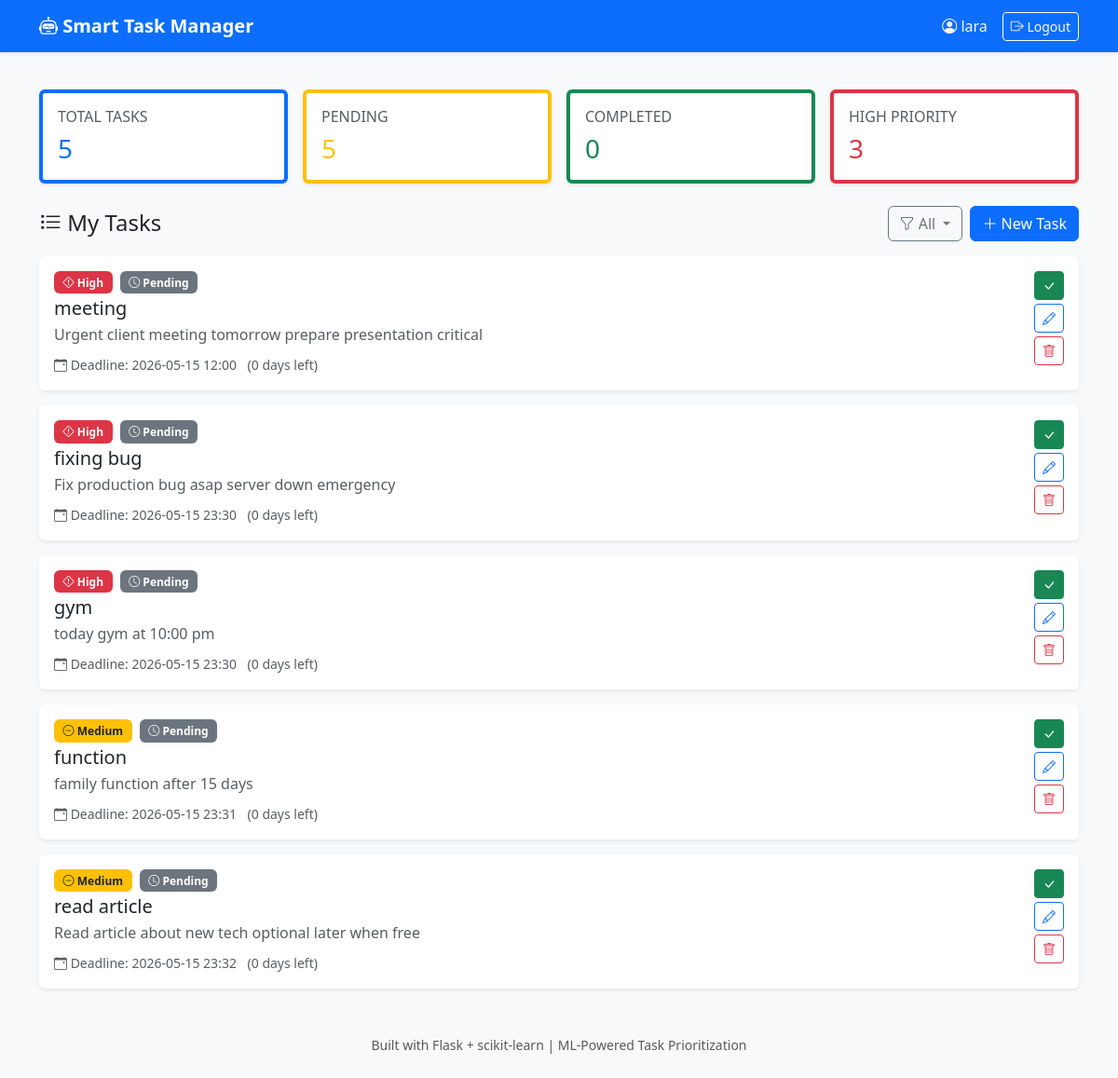
The page /dashboard (signed in) on the database its author committed.
### app.py (models this page shows, shortened)
class User(UserMixin, db.Model):
    id = db.Column(db.Integer, primary_key=True)           # Unique ID
    username = db.Column(db.String(80), unique=True, nullable=False)  # Login name
    email = db.Column(db.String(120), unique=True, nullable=False)    # Email address
    password_hash = db.Column(db.String(200), nullable=False)         # Encrypted password
    tasks = db.relationship('Task', backref='owner', lazy=True, cascade='all, delete-orphan')

class Task(db.Model):
    id = db.Column(db.Integer, primary_key=True)
    title = db.Column(db.String(100), nullable=False)        # Task name
    description = db.Column(db.Text, nullable=False)         # Task details (used by ML)
    priority = db.Column(db.Integer, nullable=False, default=2)  # 1=Low, 2=Medium, 3=High
    deadline = db.Column(db.DateTime, nullable=False)          # Due date
    status = db.Column(db.String(20), default='pending')     # pending or completed
    created_at = db.Column(db.DateTime, default=datetime.utcnow)  # Auto-set timestamp
    user_id = db.Column(db.Integer, db.ForeignKey('user.id'), nullable=False)  # Owner
    def is_overdue(self):
        return datetime.utcnow() > self.deadline and self.status == 'pending'
    def days_until_deadline(self):
        delta = self.deadline - datetime.utcnow()
        return delta.days

### app.py (the view)
@app.route('/dashboard')
@login_required
def dashboard():
    status_filter = request.args.get('status', 'all')
    query = Task.query.filter_by(user_id=current_user.id)
    if status_filter == 'pending':
        query = query.filter_by(status='pending')
    elif status_filter == 'completed':
        query = query.filter_by(status='completed')
    tasks = query.order_by(Task.priority.desc(), Task.deadline.asc()).all()
    total_tasks = Task.query.filter_by(user_id=current_user.id).count()
    pending_tasks = Task.query.filter_by(user_id=current_user.id, status='pending').count()
    completed_tasks = Task.query.filter_by(user_id=current_user.id, status='completed').count()
    high_priority = Task.query.filter_by(user_id=current_user.id, status='pending', priority=3).count()
    return render_template('dashboard.html',
                         tasks=tasks,
                         total=total_tasks,
                         pending=pending_tasks,
                         completed=completed_tasks,
                         high_priority=high_priority,
                         filter=status_filter)

### app.py (called while the page is built)
@login_manager.user_loader
def load_user(user_id):
    return User.query.get(int(user_id))

### templates/dashboard.html (shortened to what this page needs)
{% extends "base.html" %}
{% block content %}
<div class="row g-3 mb-4">
    <div class="col-md-3 col-6">
        <div class="card border-primary border-start border-4 shadow-sm">
            <div class="card-body">
                <h6 class="text-muted text-uppercase">Total Tasks</h6>
                <h3 class="mb-0 text-primary">{{ total }}</h3>
            </div>
        </div>
    </div>
    <div class="col-md-3 col-6">
        <div class="card border-warning border-start border-4 shadow-sm">
            <div class="card-body">
                <h6 class="text-muted text-uppercase">Pending</h6>
                <h3 class="mb-0 text-warning">{{ pending }}</h3>
            </div>
        </div>
    </div>
    <div class="col-md-3 col-6">
        <div class="card border-success border-start border-4 shadow-sm">
            <div class="card-body">
                <h6 class="text-muted text-uppercase">Completed</h6>
                <h3 class="mb-0 text-success">{{ completed }}</h3>
            </div>
        </div>
    </div>
    <div class="col-md-3 col-6">
        <div class="card border-danger border-start border-4 shadow-sm">
            <div class="card-body">
                <h6 class="text-muted text-uppercase">High Priority</h6>
                <h3 class="mb-0 text-danger">{{ high_priority }}</h3>
            </div>
        </div>
    </div>
</div>
<div class="d-flex justify-content-between align-items-center mb-3 flex-wrap gap-2">
    <h4 class="mb-0"><i class="bi bi-list-task"></i> My Tasks</h4>
    <div class="d-flex gap-2">
        <div class="dropdown">
            <button class="btn btn-outline-secondary dropdown-toggle" type="button" data-bs-toggle="dropdown">
                <i class="bi bi-funnel"></i> {{ filter|title }}
            </button>
        </div>
        <a href="{{ url_for('add_task') }}" class="btn btn-primary">
            <i class="bi bi-plus-lg"></i> New Task
        </a>
    </div>
</div>
{% if tasks %}
    <div class="row g-3">
        {% for task in tasks %}
        <div class="col-12">
            <div class="card shadow-sm border-0 {% if task.status == 'completed' %}opacity-75{% endif %}
                        {% if task.is_overdue() %}border-danger border-2{% endif %}">
                <div class="card-body">
                    <div class="d-flex justify-content-between align-items-start">
                        <div class="flex-grow-1">
                            <div class="d-flex align-items-center gap-2 mb-1">
                                {% if task.priority == 3 %}
                                    <span class="badge bg-danger"><i class="bi bi-exclamation-diamond"></i> High</span>
                                {% elif task.priority == 2 %}
                                    <span class="badge bg-warning text-dark"><i class="bi bi-dash-circle"></i> Medium</span>
                                {% else %}
                                    <span class="badge bg-success"><i class="bi bi-arrow-down-circle"></i> Low</span>
                                {% endif %}
                                {% if task.status == 'completed' %}
                                    <span class="badge bg-success"><i class="bi bi-check-circle"></i> Done</span>
                                {% else %}
                                    <span class="badge bg-secondary"><i class="bi bi-clock"></i> Pending</span>
                                {% endif %}
                            </div>
                            <h5 class="card-title mb-1 {% if task.status == 'completed' %}text-decoration-line-through text-muted{% endif %}">
                                {{ task.title }}
                            </h5>
                            <p class="card-text text-muted mb-2">{{ task.description }}</p>
                            <small class="text-muted">
                                <i class="bi bi-calendar-event"></i>
                                Deadline: {{ task.deadline.strftime('%Y-%m-%d %H:%M') }}
                                {% if task.days_until_deadline() >= 0 and task.status == 'pending' %}
                                    <span class="ms-2">({{ task.days_until_deadline() }} days left)</span>
                                {% elif task.days_until_deadline() < 0 %}
                                    <span class="ms-2 text-danger">({{ task.days_until_deadline()|abs }} days overdue)</span>
                                {% endif %}
                            </small>
                        </div>
                        <div class="d-flex flex-column gap-1 ms-3">
                            {% if task.status == 'pending' %}
                            <form method="POST" action="{{ url_for('complete_task', task_id=task.id) }}" class="d-inline">
                                <button type="submit" class="btn btn-success btn-sm" title="Mark Complete">
                                    <i class="bi bi-check-lg"></i>
                                </button>
                            </form>
                            {% endif %}
                            <a href="{{ url_for('edit_task', task_id=task.id) }}" class="btn btn-outline-primary btn-sm" title="Edit">
                                <i class="bi bi-pencil"></i>
                            </a>
                            <form method="POST" action="{{ url_for('delete_task', task_id=task.id) }}" class="d-inline" onsubmit="return confirm('Delete this task?');">
                                <button type="submit" class="btn btn-outline-danger btn-sm" title="Delete">
                                    <i class="bi bi-trash"></i>
                                </button>
                            </form>
                        </div>
                    </div>
                </div>
            </div>
        </div>
        {% endfor %}
    </div>
{% endif %}
{% endblock %}

### templates/base.html (shortened to what this page needs)
<!DOCTYPE html>
<html lang="en">
<head>
    <link href="https://cdn.jsdelivr.net/npm/bootstrap@5.3.2/dist/css/bootstrap.min.css" rel="stylesheet">
    <link rel="stylesheet" href="https://cdn.jsdelivr.net/npm/bootstrap-icons@1.11.1/font/bootstrap-icons.css">
    <link rel="stylesheet" href="{{ url_for('static', filename='css/style.css') }}">
</head>
<body class="bg-light">
    <nav class="navbar navbar-expand-lg navbar-dark bg-primary shadow-sm">
        <div class="container">
            <a class="navbar-brand fw-bold" href="{{ url_for('dashboard') }}">
                <i class="bi bi-robot"></i> Smart Task Manager
            </a>
            <div class="collapse navbar-collapse" id="navbarNav">
                <ul class="navbar-nav ms-auto align-items-center">
                    {% if current_user.is_authenticated %}
                        <li class="nav-item">
                            <span class="nav-link text-light">
                                <i class="bi bi-person-circle"></i> {{ current_user.username }}
                            </span>
                        </li>
                        <li class="nav-item">
                            <a class="btn btn-outline-light btn-sm ms-2" href="{{ url_for('logout') }}">
                                <i class="bi bi-box-arrow-right"></i> Logout
                            </a>
                        </li>
                    {% endif %}
                </ul>
            </div>
        </div>
    </nav>
    <main class="container py-4">
        {% block content %}{% endblock %}
    </main>
    <footer class="text-center text-muted py-4 mt-auto">
        <small>Built with Flask + scikit-learn | ML-Powered Task Prioritization</small>
    </footer>
</body>
</html>

### static/css/style.css (style rules this page uses)
body { min-height: 100vh; display: flex; flex-direction: column; }
main { flex: 1; }
.badge { font-size: 0.75rem; padding: 0.5em 0.8em; border-radius: 6px; }
.card { transition: transform 0.2s ease, box-shadow 0.2s ease; }
.btn { transition: all 0.2s; }

### rows shown on the page
User: username "lara"
Task: priority 3 (drawn), status "pending" (drawn), title "meeting", description "Urgent client meeting tomorrow prepare presentation critical", deadline "2026-05-15 12:00", days_until_deadline "0"
Task: priority 3 (drawn), status "pending" (drawn), title "fixing bug", description "Fix production bug asap server down emergency", deadline "2026-05-15 23:30", days_until_deadline "0"
Task: priority 3 (drawn), status "pending" (drawn), title "gym", description "today gym at 10:00 pm", deadline "2026-05-15 23:30", days_until_deadline "0"
Task: priority 2 (drawn), status "pending" (drawn), title "function", description "family function after 15 days", deadline "2026-05-15 23:31", days_until_deadline "0"
Task: priority 2 (drawn), status "pending" (drawn), title "read article", description "Read article about new tech optional later when free", deadline "2026-05-15 23:32", days_until_deadline "0"

### other values the page prints
{{ total }} "5"
{{ pending }} "5"
{{ completed }} "0"
{{ high_priority }} "3"
{{ filter|title }} "All"
